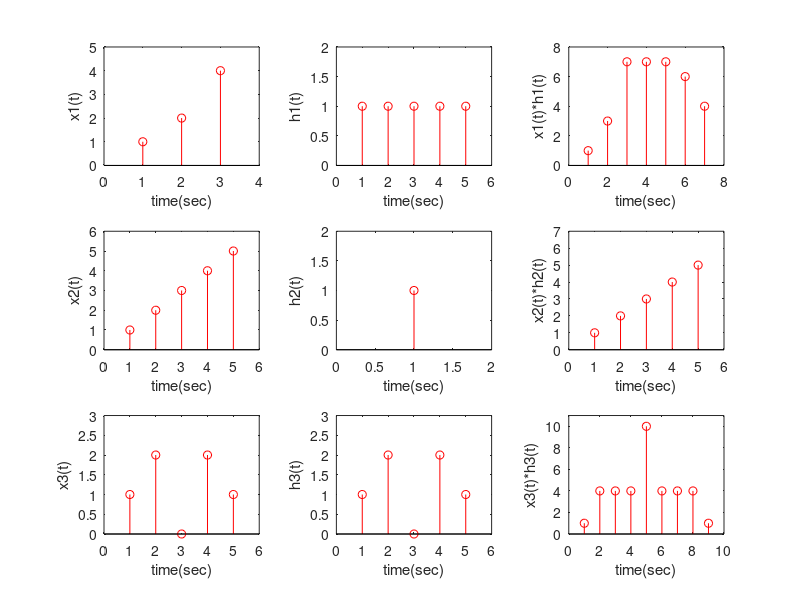

The MATLAB script that drew this image:

% Author : Malitha Dilshan
% Title  : Lab 01-Part2:Exercise01 - Get the convolution and plot them in
% same plot
% Date   : 2017-09-22

clear all;
close all;

% define signals
x1 = [1,2,4];
h1 = [1,1,1,1,1];

x2 = [1,2,3,4,5];
h2 = 1;

x3 = [1,2,0,2,1];
h3 = [1,2,0,2,1];

% ploting the signals
subplot(3,3,1)
stem(x1,'r');
axis([0 4 0 5]);
xlabel('time(sec)');
ylabel('x1(t)');

subplot(3,3,2)
stem(h1,'r');
axis([0 6 0 2]);
xlabel('time(sec)');
ylabel('h1(t)');

subplot(3,3,3)
stem(conv(x1,h1),'r');
%display(conv(x1,h1))
axis([0 8 0 8]);
xlabel('time(sec)');
ylabel('x1(t)*h1(t)');

subplot(3,3,4)
stem(x2,'r');
axis([0 6 0 6]);
xlabel('time(sec)');
ylabel('x2(t)');

subplot(3,3,5)
stem(h2,'r');
axis([0 2 0 2]);
xlabel('time(sec)');
ylabel('h2(t)');

subplot(3,3,6)
stem(conv(x2,h2),'r');
%display(conv(x2,h2))
axis([0 6 0 7]);
xlabel('time(sec)');
ylabel('x2(t)*h2(t)');

subplot(3,3,7)
stem(x3,'r');
axis([0 6 0 3]);
xlabel('time(sec)');
ylabel('x3(t)');

subplot(3,3,8)
stem(h3,'r');
axis([0 6 0 3]);
xlabel('time(sec)');
ylabel('h3(t)');

subplot(3,3,9)
stem(conv(x3,h3),'r');
%display(conv(x3,h3))
axis([0 10 0 11]);
xlabel('time(sec)');
ylabel('x3(t)*h3(t)');